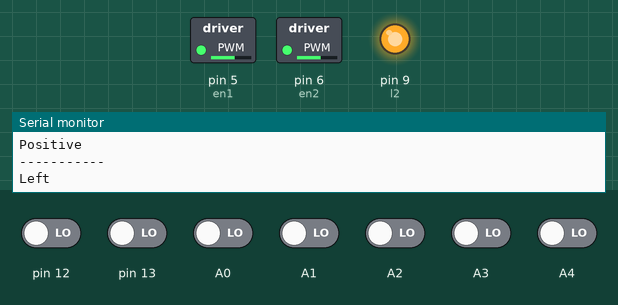
Bench run of a sketch on a simulated Arduino Uno, built with avr-gcc and run on an emulated ATmega328P. Parts: switched loads named in the sketch (green lamp = pin HIGH), output pins drawn as LEDs (lit = HIGH), the last lines printed to the serial monitor. The inputs (shaded band) are chosen by the test bench; at power-on: A0–4, pin 12, pin 13 LOW. Pins used as bus, display or sensor lines are not drawn.

Above: at 2.2 s.
2.3 s: pin 12 driven HIGH
At 3.3 s:
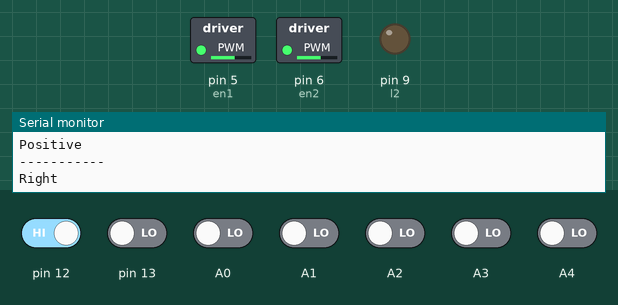
3.8 s: pin 13 driven HIGH
At 4.5 s:
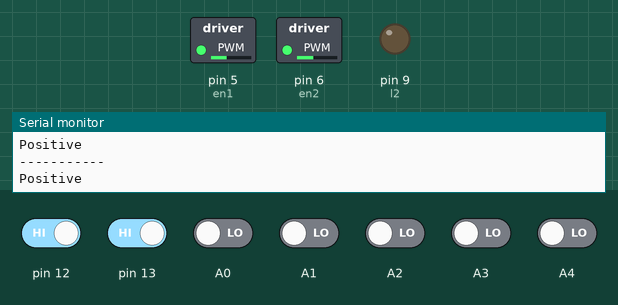
5.3 s: A0 driven HIGH
At 5.61 s:
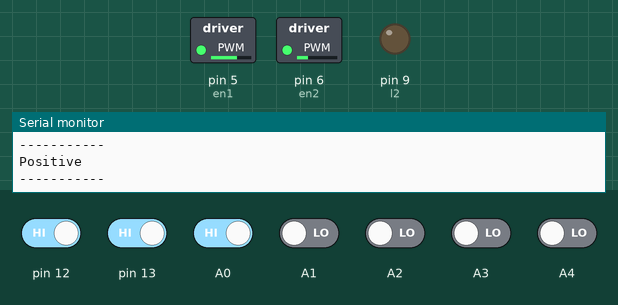
8.3 s: A1 driven HIGH
11.3 s: A4 driven HIGH
14.3 s: A2 driven HIGH
Timing chart, 0 to 18.3 s (numbered marks = the images above; inputs shaded):
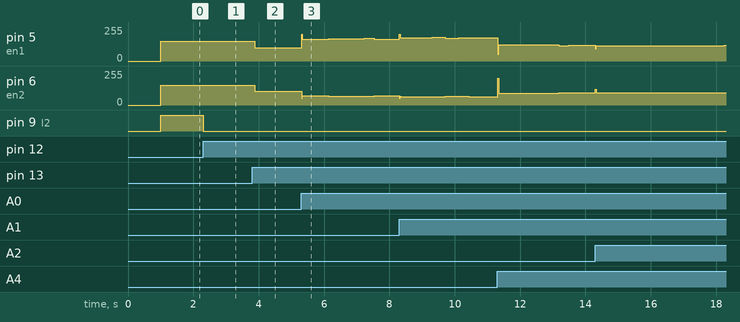

Measured:
- after the input at 2.3 s, pin 9 (l2): HIGH → LOW at once
- after the input at 3.8 s, pin 5 (en1): 150/255 → 99/255 after 0.07 s; pin 6 (en2): 150/255 → 102/255 after 0.07 s
- after the input at 5.3 s, pin 6 (en2): 102/255 → 69/255 at once, → 68/255 0.12 s later, → 67/255 0.72 s later, → 66/255 0.72 s later, … (6 changes in this stretch)

The sketch:

Mark-17.ino
```cpp
  //PID for black path on white background
  #define l1 8
  #define l2 9
  #define r1 10
  #define r2 11
  #define en1 5
  #define en2 6
  #define Kp 0.1
  #define Ki 0.0001
  #define Kd 1.0
  #define max_motor_speed  100

  float sensor_average = 0, sensor_sum = 0;
  int last_proportional=0, integral=0, found_binary = 0;
  int a[7] = {0,0,0,0,0,0,0};
  char binary_code;

  void read_sensor_values();
  int calculate_error();
  void calculate_PID();
  void motor_control();
  void set_motor_speed(int, int);
  char select_turn(unsigned char found_left,unsigned char found_right,unsigned char found_st);
  int mod(int v);
  void turn(char dir);
  void read_binary();

  void setup()
  {
    delay(1000);
    pinMode(l1, OUTPUT);       //Left Motor Pin 1
    pinMode(l2, OUTPUT);       //Left Motor Pin 2
    pinMode(r1, OUTPUT);       //Right Motor Pin 1
    pinMode(r2, OUTPUT);       //Right Motor Pin 2
    pinMode(en2, OUTPUT);      //EN1 Pin 1
    pinMode(en1, OUTPUT);      //EN2 Pin 2
    Serial.begin(9600);        //Enable Serial Communications
  }

  void loop() {
    calculate_PID();    //Control invoked

    if(found_binary==1)
      read_binary();
    unsigned char found_left=0;
    unsigned char found_right=0;   // turn paratmeter.
    unsigned char found_st=0;

    read_sensor_values();
      if(a[0]==LOW)
        found_left=1;

      if(a[6]==LOW)
        found_right=1;

      if(a[2]==LOW || a[3]==LOW||a[4]==LOW)
        found_st=1;

      if(a[0]==HIGH&&a[1]==HIGH&&a[2]==HIGH&&a[3]==HIGH&&a[4]==HIGH&&a[5]==HIGH&&a[6]==LOW)
        {
          set_motor_speed(120, 80);
          delay(100);
        }

      if(a[0]==LOW&&a[1]==HIGH&&a[2]==HIGH&&a[3]==HIGH&&a[4]==HIGH&&a[5]==HIGH&&a[6]==HIGH)
        {
          set_motor_speed(80, 120);
          delay(100);
        }
    unsigned char dir;

    dir = select_turn(found_left, found_right, found_st);
    turn(dir);
  }

  void read_sensor_values()
  {
    a[0] = digitalRead(12);
    a[1] = digitalRead(A0);
    a[2] = digitalRead(A1);
    a[3] = digitalRead(A2);
    a[4] = digitalRead(A3);
    a[5] = digitalRead(A4);
    a[6] = digitalRead(13);
  }


  int calculate_error()
  {
    int error = 0;
    sensor_average = ( 1000*a[0] + 2000*a[1] + 3000*a[2] + 4000*a[3] + 5000*a[4] + 6000*a[5] + 7000*a[6] );
    sensor_sum = ( a[0] + a[1] + a[2] + a[3] + a[4] + a[5] + a[6] );
    sensor_average /= sensor_sum;
    error = sensor_average - 4000;
    //Serial.println(error);
    return error;
  }

  void calculate_PID()
  {
    int i;       // Control function
    int PID_value = 0;
    unsigned int position;
    int derivative,proportional;
    while(1)
    {
      read_sensor_values();

      proportional = calculate_error();
      integral = integral + proportional;
      derivative = proportional - last_proportional;
      last_proportional = proportional;

      PID_value = proportional*Kp + integral*Ki + derivative*Kd;
      //PID_value = PID_value/4;
      //Serial.println(PID_value);
      if( PID_value > max_motor_speed )
       PID_value = max_motor_speed;
      if( PID_value < -max_motor_speed )
       PID_value = ( -1 * max_motor_speed );

      if( PID_value < 0 )
      {
       set_motor_speed( max_motor_speed - PID_value, max_motor_speed + (PID_value/2));  //right
      }
      else
      {
       set_motor_speed( max_motor_speed - (PID_value/2), max_motor_speed + PID_value );  //left
      }
      Serial.println("-----------");
      //delay(2000);
      read_sensor_values();
      if(a[0]==HIGH&&a[1]==HIGH&&a[2]==HIGH&&a[3]==HIGH&&a[4]==HIGH&&a[5]==HIGH&&a[6]==HIGH)
        {
          found_binary = 1;
          return;
        }

      else if(a[0]==LOW || a[6]==LOW)
        return;
      }
  }

  void set_motor_speed(int l, int r) // Motor setup
  {
      //Serial.println(l);
      //Serial.println(r);

    if(l>0&&r>0)
    {
      analogWrite(en1,l);
      analogWrite(en2,r);

      digitalWrite(l1,HIGH);
      digitalWrite(l2,LOW);

      digitalWrite(r1,HIGH);
      digitalWrite(r2,LOW);

      Serial.println("Positive");
    }

    else if(l<0&&r>0)
    {
      analogWrite(en1,mod(l));
      analogWrite(en2,mod(r));

      digitalWrite(l1,LOW);
      digitalWrite(l2,HIGH);

      digitalWrite(r1,HIGH);
      digitalWrite(r2,LOW);

      Serial.println("Left");
    }

    else if(l>0&&r<0)
    {
      analogWrite(en1,mod(l));
      analogWrite(en2,mod(r));

      digitalWrite(l1,HIGH);
      digitalWrite(l2,LOW);

      digitalWrite(r1,LOW);
      digitalWrite(r2,HIGH);

      Serial.println("Right");
    }

    else if(l==0&&r==0)
    {
      analogWrite(en1,0);
      analogWrite(en2,0);

      digitalWrite(l1,LOW);
      digitalWrite(l2,LOW);

      digitalWrite(r1,LOW);
      digitalWrite(r2,LOW);

      Serial.println("Nan");
    }
  }

  void turn(char dir)   //Turning setup
  {
    switch(dir)
    {
      case 'L':
        set_motor_speed(-150, 150);
        delay(130);
        break;
      case 'R':
        set_motor_speed(150, -150);
        delay(130);
        break;
//      case 'B':
//        set_motor_speed(200,-200);
//        delay(450);
//        break;
      case 'S':
        set_motor_speed(100, 100);
        break;
    }
  }

  char select_turn(unsigned char found_left,unsigned char found_right,unsigned char found_st) // AI Function
  {
   if(found_left==1)
    return 'L';
   else if(found_right==1)
    return 'R';
   else if(found_st==1)
    return 'S';
   else
    return 'S';

  }

  int mod(int v)
  {
    if(v<0)
    return -1*v;
    else if(v>0)
    return v;
  }
  void stop()
  {
    analogWrite(en1,0);
    analogWrite(en2,0);

    digitalWrite(l1,LOW);
    digitalWrite(l2,LOW);

    digitalWrite(r1,LOW);
    digitalWrite(r2,LOW);
  }

  void read_binary()
  {
    while( a[0]==HIGH && a[1]==HIGH && a[2]==HIGH && a[3]==HIGH && a[4]==HIGH && a[5]==HIGH && a[6]==HIGH )
    {
      set_motor_speed(40, 40);
      read_sensor_values();
    }
    int x = calculate_error();
    if(x<0)
      {
        binary_code = 'L';
        //apply_binary(binary_code);
        delay(500);
      }

    else if (x>0)
      {
        binary_code = 'R';
        //apply_binary(binary_code);
        delay(500);
      }

    set_motor_speed(60, 60);
    delay(200);

      while(1)
      {
        calculate_PID();
        read_sensor_values();
        if(( a[0]==LOW && a[1]==LOW && a[2]==LOW && a[3]==LOW ) || (a[3]==LOW && a[4]==LOW && a[5]==LOW && a[6]==LOW ))
        {
          apply_binary(binary_code);
          break;
        }

        if(a[0]==HIGH&&a[1]==HIGH&&a[2]==HIGH&&a[3]==HIGH&&a[4]==HIGH&&a[5]==HIGH&&a[6]==LOW)
        {
          set_motor_speed(120, 80);
          delay(100);
        }

      if(a[0]==LOW&&a[1]==HIGH&&a[2]==HIGH&&a[3]==HIGH&&a[4]==HIGH&&a[5]==HIGH&&a[6]==HIGH)
        {
          set_motor_speed(80, 120);
          delay(100);
        }
      }
  }

  void apply_binary(char d)
  {
    switch(d)
    {
      case 'L':
        set_motor_speed(-150, 150);
        delay(180);
        found_binary = 0;
        break;
      case 'R':
        set_motor_speed(150, -150);
        delay(180);
        found_binary = 0;
        break;
      case 'S':
        set_motor_speed(200, 200);
        delay(180);
        found_binary = 0;
        break;
    }
  }
```
